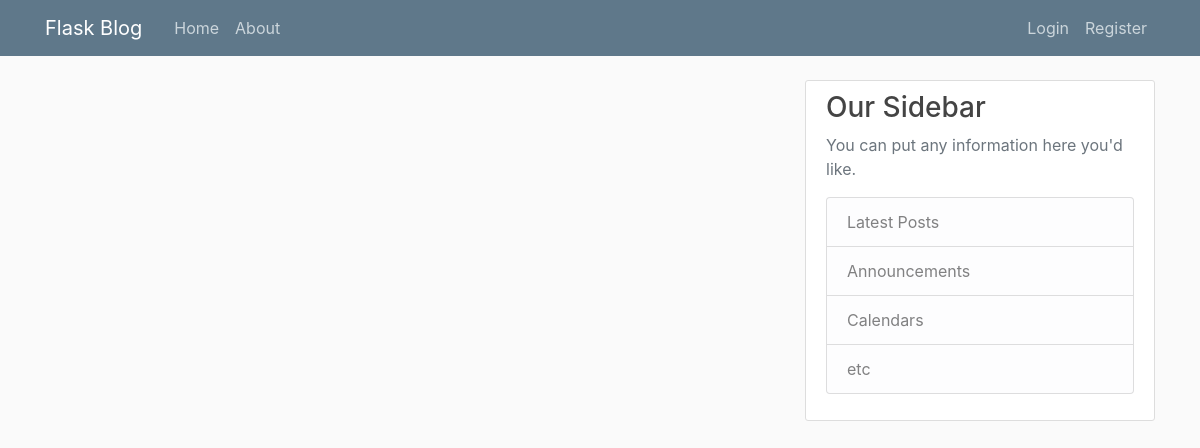
Page /home on the earlier database version.
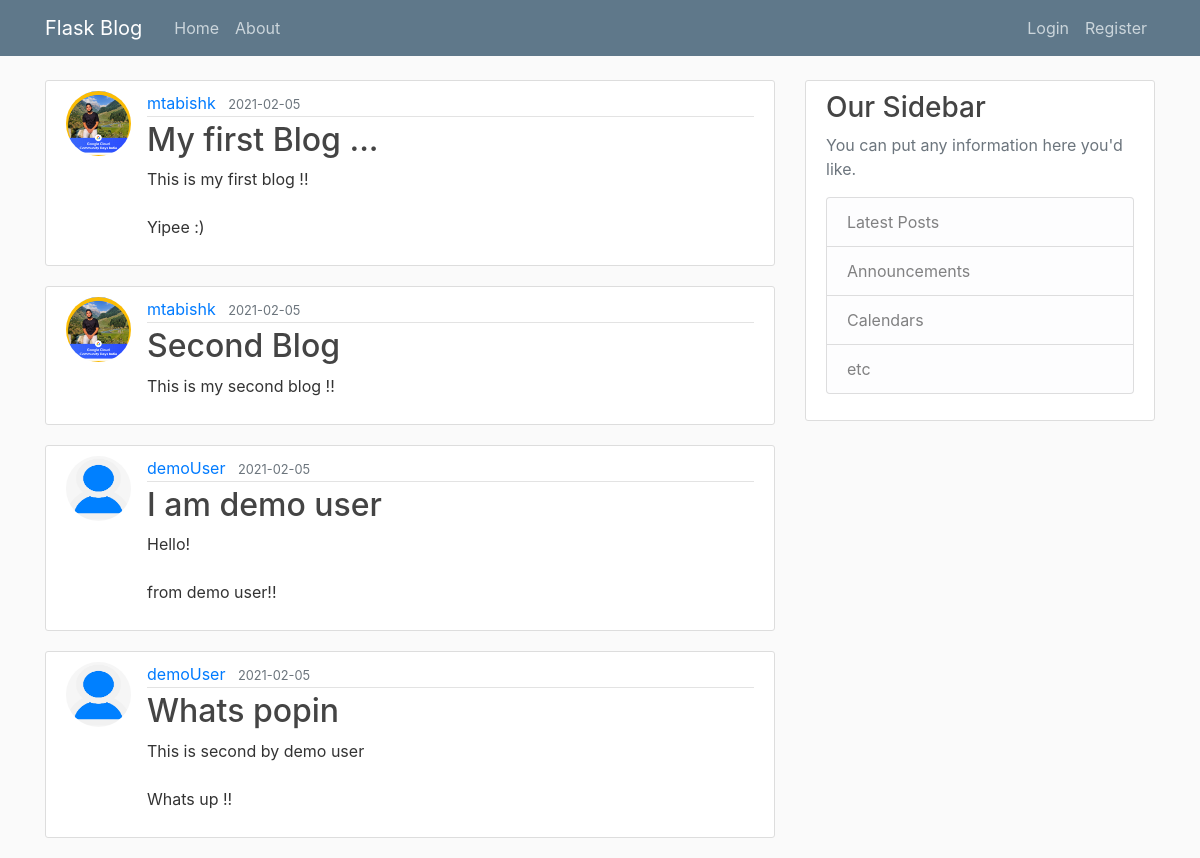
Same page on the later database version.
### flaskblog/models.py (models this page shows, shortened)
class Post(db.Model):
    id = db.Column(db.Integer, primary_key=True)
    title = db.Column(db.String(100), nullable=False)
    date_posted = db.Column(db.DateTime, nullable=False, default=datetime.utcnow)
    content = db.Column(db.Text, nullable=False)
    user_id = db.Column(db.Integer, db.ForeignKey('user.id'), nullable=False)

class User(db.Model, UserMixin):
    id = db.Column(db.Integer, primary_key=True)
    username = db.Column(db.String(20), unique=True, nullable=False)
    email = db.Column(db.String(120), unique=True, nullable=False)
    image_file = db.Column(db.String(20), nullable=False, default='default.jpg')
    password = db.Column(db.String(60), nullable=False)
    posts = db.relationship('Post', backref='author', lazy=True)

### flaskblog/routes.py (the view)
@app.route("/")
@app.route("/home")
def home():
    posts = Post.query.all()
    return render_template('home.html', posts=posts)

### flaskblog/templates/home.html
{% extends "layout.html" %}
{% block content %}
    {% for post in posts %}
        <article class="media content-section">
          <img class="rounded-circle article-img" src="{{ url_for('static', filename='profile_pics/' + post.author.image_file) }}">
          <div class="media-body">
            <div class="article-metadata">
              <a class="mr-2" href="#">{{ post.author.username }}</a>
              <small class="text-muted">{{ post.date_posted.strftime('%Y-%m-%d') }}</small>
            </div>
            <h2><a class="article-title" href="{{ url_for('post', post_id=post.id) }}">{{ post.title }}</a></h2>
            <p class="article-content">{{ post.content }}</p>
          </div>
        </article>
    {% endfor %}
{% endblock content %}

### flaskblog/templates/layout.html (shortened to what this page needs)
<!DOCTYPE html>
<html>
<head>
    <link rel="stylesheet" href="https://maxcdn.bootstrapcdn.com/bootstrap/4.0.0/css/bootstrap.min.css">
    <link rel="stylesheet" type="text/css" href="{{ url_for('static', filename='main.css') }}">
</head>
<body>
    <header class="site-header">
      <nav class="navbar navbar-expand-md navbar-dark bg-steel fixed-top">
        <div class="container">
          <a class="navbar-brand mr-4" href="/">Flask Blog</a>
          <div class="collapse navbar-collapse" id="navbarToggle">
            <div class="navbar-nav mr-auto">
              <a class="nav-item nav-link" href="{{ url_for('home') }}">Home</a>
              <a class="nav-item nav-link" href="{{ url_for('about') }}">About</a>
            </div>
            <div class="navbar-nav">
              {% if current_user.is_authenticated %}
                <a class="nav-item nav-link" href="{{ url_for('new_post') }}">New Post</a>
                <a class="nav-item nav-link" href="{{ url_for('account') }}">Account</a>
                <a class="nav-item nav-link" href="{{ url_for('logout') }}">Logout</a>
              {% else %}
                <a class="nav-item nav-link" href="{{ url_for('login') }}">Login</a>
                <a class="nav-item nav-link" href="{{ url_for('register') }}">Register</a>
              {% endif %}
            </div>
          </div>
        </div>
      </nav>
    </header>
    <main role="main" class="container">
      <div class="row">
        <div class="col-md-8">
          {% block content %}{% endblock %}
        </div>
        <div class="col-md-4">
          <div class="content-section">
            <h3>Our Sidebar</h3>
            <p class='text-muted'>You can put any information here you'd like.
              <ul class="list-group">
                <li class="list-group-item list-group-item-light">Latest Posts</li>
                <li class="list-group-item list-group-item-light">Announcements</li>
                <li class="list-group-item list-group-item-light">Calendars</li>
                <li class="list-group-item list-group-item-light">etc</li>
              </ul>
            </p>
          </div>
        </div>
      </div>
    </main>
</body>
</html>

### flaskblog/static/main.css (style rules this page uses)
body { background: #fafafa; color: #333333; margin-top: 5rem; }
h1, h2, h3, h4, h5, h6 { color: #444444; }
.bg-steel { background-color: #5f788a; }
.site-header .navbar-nav .nav-link { color: #cbd5db; }
.content-section { background: #ffffff; padding: 10px 20px; border: 1px solid #dddddd; border-radius: 3px; margin-bottom: 20px; }
.article-title { color: #444444; }
.article-content { white-space: pre-line; }
.article-img { height: 65px; width: 65px; margin-right: 16px; }
.article-metadata { padding-bottom: 1px; margin-bottom: 4px; border-bottom: 1px solid #e3e3e3 }

Differences in the rows shown:
added Post: image_file (picture), author.username "mtabishk", date_posted "2021-02-05", title "My first Blog ...", content "This is my first blog !! Yipee :)"
added Post: image_file (picture), author.username "mtabishk", date_posted "2021-02-05", title "Second Blog", content "This is my second blog !!"
added Post: image_file (placeholder picture), author.username "demoUser", date_posted "2021-02-05", title "I am demo user", content "Hello! from demo user!!"
added Post: image_file (placeholder picture), author.username "demoUser", date_posted "2021-02-05", title "Whats popin", content "This is second by demo user Whats up !!"
